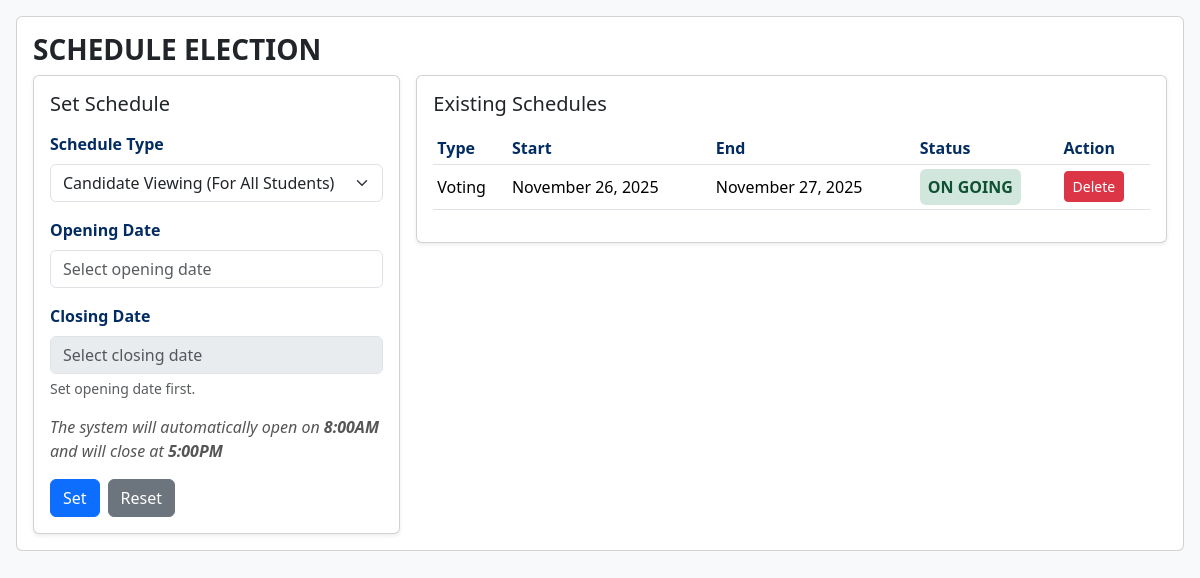
Page /schedule.php on the committed database.
### tables this page shows
CREATE TABLE `schedule` (
  `schedule_id` int(11) NOT NULL,
  `phase` enum('VIEW_CANDIDATES','VOTING','CANDIDATE_CHECKING') NOT NULL,
  `start_datetime` datetime NOT NULL,
  `end_datetime` datetime NOT NULL
);

### schedule.php (the view, shortened to what this page needs)
<?php
$host = "localhost";
$user = "u803144294_system";
$pass = "3AINS-G7_db";
$db   = "u803144294_system";
$conn = new mysqli($host, $user, $pass, $db);
$sche = $conn->query("SELECT schedule_id, phase, start_datetime, end_datetime FROM schedule ORDER BY start_datetime DESC");
$schedules = [];
if ($sche) while ($r = $sche->fetch_assoc()) $schedules[] = $r;
function get_status($start, $end) {
    $now = new DateTime();
    $s = new DateTime($start);
    $e = new DateTime($end);
    if ($now >= $s && $now <= $e) return 'ON GOING';
    return 'CLOSED';
}
?>
<!doctype html>
<html lang="en">
<head>
  <link href="https://cdn.jsdelivr.net/npm/bootstrap@5.3.2/dist/css/bootstrap.min.css" rel="stylesheet">
  <link href="https://cdn.jsdelivr.net/npm/flatpickr/dist/flatpickr.min.css" rel="stylesheet">
</head>
<body class="bg-light">
<div class="container-fluid p-3">
 <div class="card mb-3 p-3">
  <h3 class="fw-bold mb-2">SCHEDULE ELECTION</h3>
  <div class="row g-3">
    <div class="col-lg-4">
      <div class="card card-small shadow-sm">
        <div class="card-body">
          <h5 class="card-title mb-3">Set Schedule</h5>
          <form id="setScheduleForm" method="post" action="schedule.php">
            <div class="mb-3">
              <label class="form-label">Schedule Type</label>
              <select name="phase" class="form-select" required>
                <option value="VIEW_CANDIDATES">Candidate Viewing (For All Students)</option>
              </select>
            </div>
            <div class="mb-3">
              <label class="form-label">Opening Date</label>
              <input id="startDate" name="start_date" type="text" class="form-control" placeholder="Select opening date" autocomplete="off" required>
            </div>
            <div class="mb-3">
              <label class="form-label">Closing Date</label>
              <input id="endDate" name="end_date" type="text" class="form-control" placeholder="Select closing date" autocomplete="off" disabled required>
              <div id="endHint" class="form-text text-muted">Set opening date first.</div>
            </div>
            <div class="mb-3">
              <div class="note-italic">The system will automatically open on <strong>8:00AM</strong> and will close at <strong>5:00PM</strong></strong></div>
            </div>
            <div class="d-flex gap-2">
              <button id="btnSet" type="button" class="btn btn-primary">Set</button>
              <button type="reset" id="btnReset" class="btn btn-secondary">Reset</button>
            </div>
          </form>
        </div>
      </div>
    </div>
    <div class="col-lg-8">
      <div class="card shadow-sm">
        <div class="card-body">
          <h5 class="card-title mb-3">Existing Schedules</h5>
          <div class="table-responsive">
            <table class="table table-sm align-middle">
              <thead>
                <tr>
                  <th><label>Type</label></th>
                  <th><label>Start</label></th>
                  <th><label>End</label></th>
                  <th><label>Status</label></th>
                  <th><label>Action</label></th>
                </tr>
              </thead>
              <tbody id="schedulesTbody">
                <?php if (empty($schedules)): ?>
                  <tr><td colspan="5" class="text-center text-muted">No schedules set.</td></tr>
                <?php else: foreach ($schedules as $s):
                    $status = get_status($s['start_datetime'], $s['end_datetime']);
                    $badge = $status === 'ON GOING' ? '<span class="status-ongoing">ON GOING</span>' : '<span class="status-closed">CLOSED</span>';
                    $phaseLabels = [
    'VOTING'               => 'Voting',
    'VIEW_CANDIDATES'      => 'Candidate Viewing',
    'CANDIDATE_CHECKING'   => 'Candidate Checking'
];
$typeLabel = $phaseLabels[$s['phase']] ?? 'Unknown';
                    $start_fmt = date("F d, Y", strtotime($s['start_datetime']));
                    $end_fmt   = date("F d, Y", strtotime($s['end_datetime']));
                ?>
                <tr data-id="<?= intval($s['schedule_id']) ?>">
                  <td><?= htmlspecialchars($typeLabel) ?></td>
                  <td><?= htmlspecialchars($start_fmt) ?></td>
                  <td><?= htmlspecialchars($end_fmt) ?></td>
                  <td><?= $badge ?></td>
                  <td>
                    <button class="btn btn-sm btn-danger btn-delete-schedule" data-id="<?= intval($s['schedule_id']) ?>">Delete</button>
                  </td>
                </tr>
                <?php endforeach; endif; ?>
              </tbody>
            </table>
          </div>
        </div>
      </div>
    </div>
  </div>
 </div>
</div>
</body>
</html>

### schedule.php (style rules this page uses)
.card-small { max-width:480px; }
.note-italic { font-style:italic; color:#555; }
.status-ongoing { color: #0f5132; background:#d1e7dd; padding:6px 8px; border-radius:6px; font-weight:600; display:inline-block; }
label { font-weight: 700 !important; color: #032c63; }

### rows in the picture
schedule: phase "Voting", start_datetime "November 26, 2025", end_datetime "November 27, 2025", shows "ON GOING"
